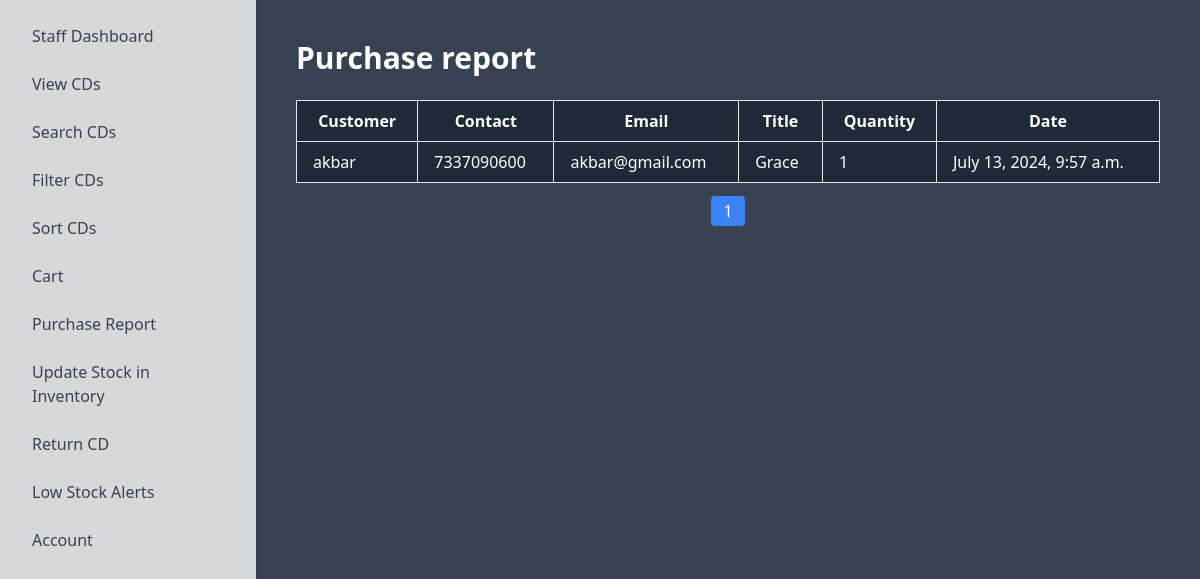
Page /staff/staffpurchasereport (signed in) on the committed database.
### staff/models.py (models this page shows, shortened)
class Purchase(models.Model):
    user = models.ForeignKey(User, on_delete=models.CASCADE)
    first_name = models.CharField(max_length=255)
    last_name = models.CharField(max_length=255)
    contact = models.CharField(max_length=20)
    email = models.EmailField()
    title = models.CharField(max_length=255)
    price = models.DecimalField(max_digits=10, decimal_places=2)
    quantity = models.IntegerField()
    total_price = models.DecimalField(max_digits=10, decimal_places=2)
    tax = models.DecimalField(max_digits=10, decimal_places=2)
    total_with_tax = models.DecimalField(max_digits=10, decimal_places=2)
    date_and_time = models.DateTimeField(auto_now_add=True)

### staff/views.py (the view)
# urls.py: path('staffpurchasereport', staffpurchasereport, name='staffpurchasereport'),
def staffpurchasereport(request):
    user = request.user
    purchases = Purchase.objects.filter(user=user).order_by('-date_and_time')
    paginator = Paginator(purchases, 10)
    page_number = request.GET.get('page')
    page_obj = paginator.get_page(page_number)
    return render(request, 'staff/staffpurchasereport.html', {'page_obj': page_obj})

### templates/staff/staffpurchasereport.html (shortened to what this page needs)
<!DOCTYPE html>
<html lang="en">
<head>
    <link href="https://cdn.jsdelivr.net/npm/tailwindcss@2.2.19/dist/tailwind.min.css" rel="stylesheet">
</head>
<body class="bg-gray-700 text-white">
    <div class="flex">
        <div class="sidebar bg-white shadow-md w-64 p-4" style="background-color: #d7d8da;">
            {% include 'staff/staffnav.html' %}
        </div>
        <div class="flex-1 p-10">
            <h1 class="text-3xl font-bold mb-6">Purchase report</h1>
            <div class="transparent-layer">
                <table class="w-full table-auto bg-gray-800 text-white rounded">
                    <thead>
                        <tr>
                            <th class="border px-4 py-2">Customer</th>
                            <th class="border px-4 py-2">Contact</th>
                            <th class="border px-4 py-2">Email</th>
                            <th class="border px-4 py-2">Title</th>
                            <th class="border px-4 py-2">Quantity</th>
                            <th class="border px-4 py-2">Date</th>
                        </tr>
                    </thead>
                    <tbody>
                        {% for cd in page_obj %}
                        <tr>
                            <td class="border px-4 py-2">{{ cd.first_name }}</td>
                            <td class="border px-4 py-2">{{ cd.contact }}</td>
                            <td class="border px-4 py-2">{{ cd.email }}</td>
                            <td class="border px-4 py-2">{{ cd.title }}</td>
                            <td class="border px-4 py-2">{{ cd.quantity }}</td>
                            <td class="border px-4 py-2">{{ cd.date_and_time }}</td>
                        </tr>
                        {% endfor %}
                    </tbody>
                </table>
                <div class="mt-4">
                    <ul class="flex justify-center space-x-2">
                        {% for num in page_obj.paginator.page_range %}
                        <li>
                            <a href="?page={{ num }}" class="px-3 py-1 bg-gray-800 text-white rounded {% if page_obj.number == num %}bg-blue-500{% endif %}">
                                {{ num }}
                            </a>
                        </li>
                        {% endfor %}
                    </ul>
                </div>
            </div>
        </div>
    </div>
</body>
</html>

### templates/staff/staffpurchasereport.html (style rules this page uses)
.sidebar { height: 100vh; overflow-y: auto; }

### rows in the picture
Purchase: first_name "akbar", contact "7337090600", email "akbar@gmail.com", title "Grace", quantity "1", date_and_time "July 13, 2024, 9:57 a.m."

### other values in the picture
{{ num }} "1"
